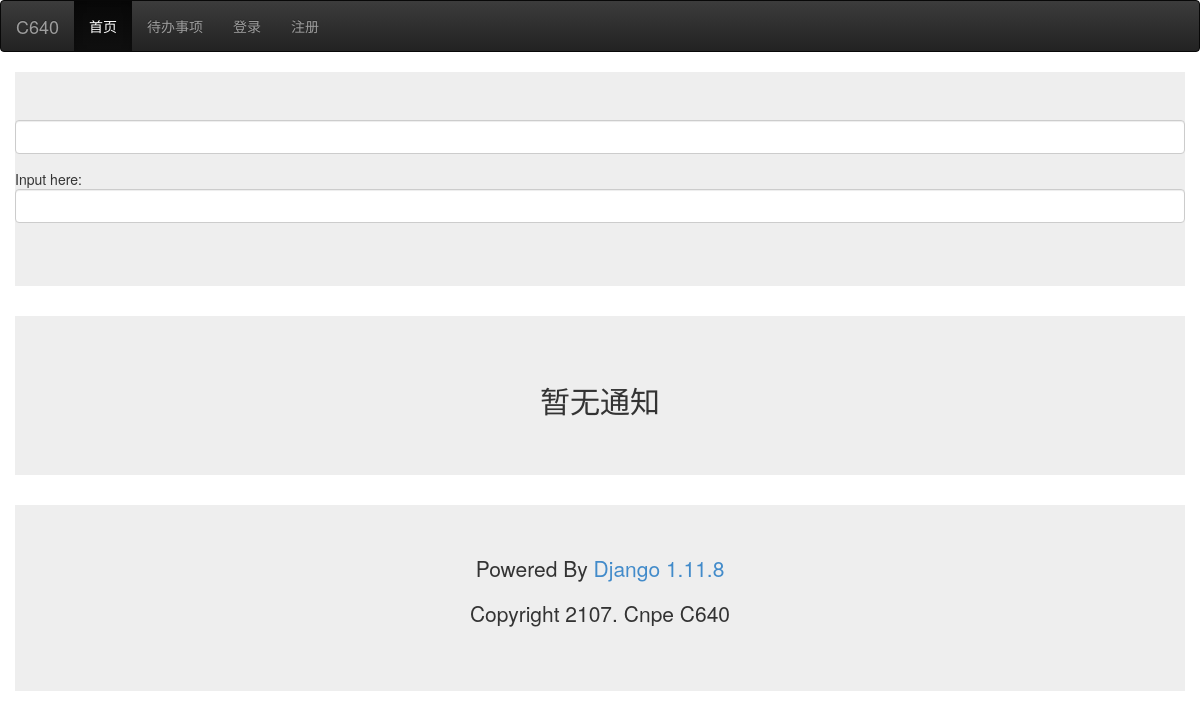
Before: / with the older database file.
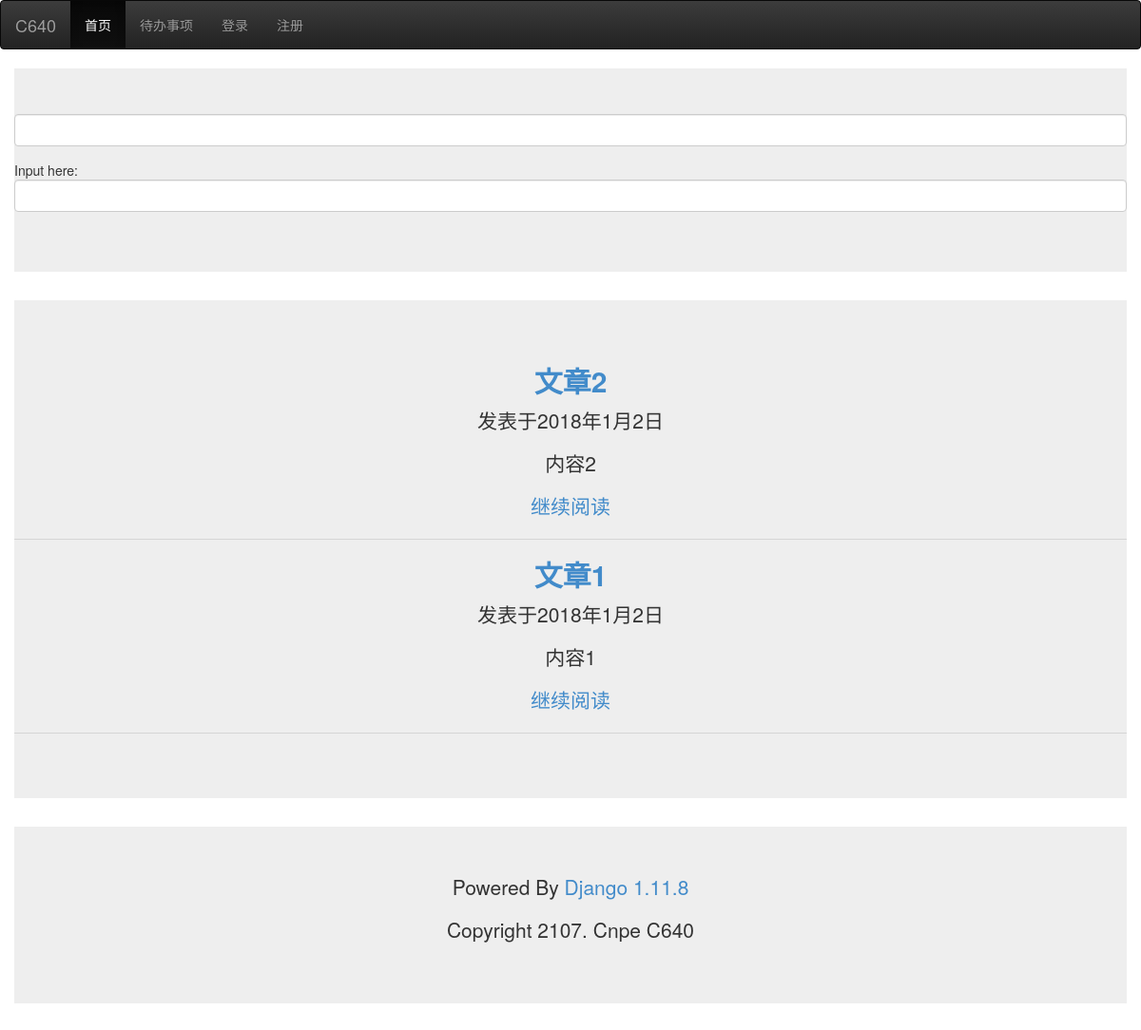
After: the same page with the newer database file.
### tool_03/models.py (models this page shows, shortened)
class Blog(models.Model):
    name = models.CharField(max_length=50, default='default name')
    user_id = models.IntegerField(default=1)
    user_name = models.CharField(max_length=10, default='default name')
    content = models.CharField(max_length=500, default='default content')
    created_at = models.IntegerField(default=1514879938)

### main/views.py (the view)
# urls.py: url(r'^$', main.index),
def index(request):
    a = Blog.objects.all().order_by('-id')[:5]
    return render(request, 'basemain.html', {'blogs': a})

### main/templatetags/poll_extras.py (called while the page is built)
@register.filter(name='datetime')
def datetime_filter(t):
    delta = int(time.time() - t)
    if delta < 60:
        return u'1分钟前'
    if delta < 3600:
        return u'%s分钟前' % (delta // 60)
    if delta < 86400:
        return u'%s小时前' % (delta // 3600)
    if delta < 604800:
        return u'%s天前' % (delta // 86400)
    dt = datetime.fromtimestamp(t)
    return u'%s年%s月%s日' % (dt.year, dt.month, dt.day)

### main/templates/basemain.html (shortened to what this page needs)
<!DOCTYPE html>
<html>
<head>
    <link href="/static/bootstrap/css/bootstrap.css" rel="stylesheet">
    <link href="/static/bootstrap/css/bootstrap-theme.css" rel="stylesheet">
</head>
<body>
<nav class="navbar navbar-inverse">
    <div class="container-fluid">
        <div class="navbar-header">
            <a class="navbar-brand" href="#">C640</a>
        </div>
        <ul class="nav navbar-nav">
            <li class="active"><a href="#">首页</a></li>
            <li><a href="#">待办事项</a></li>
            {% if request.user.is_authenticated %}
            <li><a href="#">当前用户：{{ request.user.name }}</a></li>
            <li class="dropdown">
                <a href="#" class="dropdown-toggle" data-toggle="dropdown">
                    个人中心 <b class="caret"></b>
                </a>
                <ul class="dropdown-menu">
                    <li><a href="#">定制工具</a></li>
                    <li><a href="#">?</a></li>
                    <li><a href="#">?</a></li>
                    <li class="divider"></li>
                    <li><a href="/accounts/profile/">修改个人信息</a></li>
                    <li class="divider"></li>
                    <li><a href="/accounts/logout/">登出</a></li>
                </ul>
            </li>
            {% else %}
            <li><a href="/accounts/login/">登录</a></li>
            <li><a href="/accounts/register/">注册</a></li>
            {% endif %}
        </ul>
    </div>
</nav>
<div class="container container-center jumbotron">
    <div class="col-ms-8 col-ms-offset-4">
        {% block content %}
        <div id="app" class="form-group">
            <p class="form-control" v-text="aaa"></p>
            <span>Input here: </span>
            <input class="form-control" v-model="aaa">
        </div>
        {% endblock %}
    </div>
</div>
<div class="container text-center jumbotron">
    {% for blog in blogs %}
    <article class="article">
        <h2><a href="#0"><b>{{ blog.name }}</b></a></h2>{% load poll_extras %}
        <p class="small text-secondary">发表于{{ blog.created_at|datetime }}</p>
        <p class="text-secondary">{{ blog.content }}</p>
        <p><a href="/blog/{{ blog.id }}">继续阅读 </a></p>
    </article>
    <hr class="article-divider">
    {% empty %}
    <h2>暂无通知</h2>
    {% endfor %}
</div>
<div class="container text-center jumbotron">
    <p> Powered By <a href="/admin">Django 1.11.8</a></p>
    <p> Copyright 2107. Cnpe C640</p>
</div>
</body>
</html>

Changed rows visible on the page:
added Blog: name "文章2", created_at "2018年1月2日", content "内容2"
added Blog: name "文章1", created_at "2018年1月2日", content "内容1"
Other visible differences:
text no longer shown: "暂无通知"
